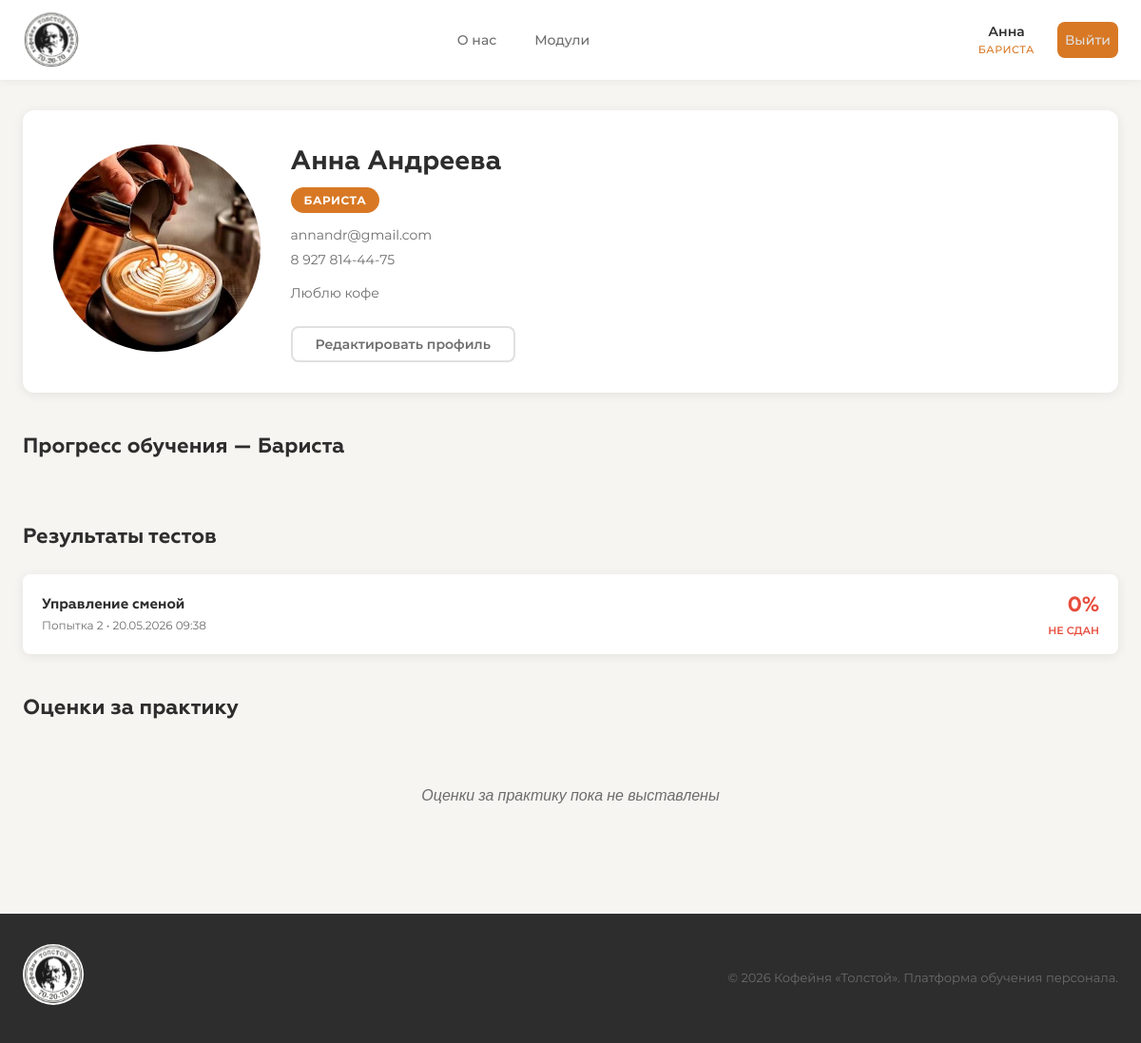
The page /accounts/profile/ (signed in) on the database its author committed.
### accounts/models.py (models this page shows, shortened)
class User(AbstractUser):
    ROLE_CHOICES = [
        ('trainee_barista', 'Стажёр-бариста'),
        ('barista', 'Бариста'),
        ('senior_barista', 'Старший бариста'),
        ('cook', 'Повар'),
        ('manager', 'Менеджер'),
        ('admin', 'Администратор'),
    ]
    role = models.CharField(
        max_length=20,
        choices=ROLE_CHOICES,
        default='trainee_barista',
        verbose_name='Роль'
    )
    must_change_password = models.BooleanField(
        default=True,
        verbose_name='Требуется смена пароля'
    )
    avatar = models.ImageField(
        upload_to='avatars/',
        blank=True,
        null=True,
        verbose_name='Аватар'
    )
    phone = models.CharField(
        max_length=20,
        blank=True,
        verbose_name='Телефон'
    )
    bio = models.TextField(
        blank=True,
        verbose_name='О себе'
    )
    date_hired = models.DateField(
        blank=True,
        null=True,
        verbose_name='Дата приёма на работу'
    )
    class Meta:
        verbose_name = 'Пользователь'
        verbose_name_plural = 'Пользователи'
    @property
    def is_admin(self):
        return self.role == 'admin' or self.is_superuser
    def get_role_display_short(self):
        role_map = {
            'trainee_barista': 'Стажёр',
            'barista': 'Бариста',
            'senior_barista': 'Ст. бариста',
            'cook': 'Повар',
            'manager': 'Менеджер',
            'admin': 'Админ',
        }
        return role_map.get(self.role, self.role)

### training/models.py (models this page shows, shortened)
class Program(models.Model):
    ROLE_CHOICES = [
        ('trainee_barista', 'Стажёр-бариста'),
        ('barista', 'Бариста'),
        ('senior_barista', 'Старший бариста'),
        ('cook', 'Повар'),
        ('manager', 'Менеджер'),
    ]
    name = models.CharField(max_length=200, verbose_name='Название программы')
    role = models.CharField(
        max_length=20,
        choices=ROLE_CHOICES,
        unique=True,
        verbose_name='Роль'
    )
    description = models.TextField(blank=True, verbose_name='Описание')
    image = models.ImageField(
        upload_to='programs/',
        blank=True,
        null=True,
        verbose_name='Изображение'
    )
    order = models.PositiveIntegerField(default=0, verbose_name='Номер программы')
    created_at = models.DateTimeField(auto_now_add=True, verbose_name='Дата создания')
    class Meta:
        verbose_name = 'Программа обучения'
        verbose_name_plural = 'Программы обучения'
        ordering = ['order', '-created_at']

### testing/models.py (models this page shows, shortened)
class TestAttempt(models.Model):
    user = models.ForeignKey(
        settings.AUTH_USER_MODEL,
        on_delete=models.CASCADE,
        related_name='test_attempts',
        verbose_name='Пользователь'
    )
    test = models.ForeignKey(
        Test,
        on_delete=models.CASCADE,
        related_name='attempts',
        verbose_name='Тест'
    )
    attempt_number = models.PositiveIntegerField(
        default=1,
        verbose_name='Номер попытки'
    )
    score = models.FloatField(default=0, verbose_name='Результат (%)')
    total_questions = models.PositiveIntegerField(default=0, verbose_name='Всего вопросов')
    correct_answers = models.PositiveIntegerField(default=0, verbose_name='Правильных ответов')
    is_passed = models.BooleanField(default=False, verbose_name='Сдан')
    is_completed = models.BooleanField(default=False, verbose_name='Завершён')
    started_at = models.DateTimeField(auto_now_add=True, verbose_name='Начало')
    completed_at = models.DateTimeField(
        blank=True, null=True, verbose_name='Завершение'
    )
    locked_until = models.DateTimeField(
        blank=True, null=True, verbose_name='Заблокирован до'
    )
    class Meta:
        verbose_name = 'Попытка теста'
        verbose_name_plural = 'Попытки тестов'
        ordering = ['-started_at']

class Test(models.Model):
    module = models.OneToOneField(
        Module,
        on_delete=models.CASCADE,
        related_name='test',
        verbose_name='Модуль'
    )
    title = models.CharField(max_length=200, verbose_name='Название теста')
    description = models.TextField(blank=True, verbose_name='Описание')
    time_limit_minutes = models.PositiveIntegerField(
        default=30,
        verbose_name='Лимит времени (минуты)'
    )
    created_at = models.DateTimeField(auto_now_add=True)
    class Meta:
        verbose_name = 'Тест'
        verbose_name_plural = 'Тесты'

### accounts/views.py (the view)
# urls.py: path('profile/', views.profile_view, name='profile'),
@login_required
def profile_view(request):
    user = request.user
    if user.is_admin:
        return _admin_profile(request)
    program = Program.objects.filter(role=user.role).first()
    modules = []
    if program:
        for module in program.modules.all().order_by('order'):
            total_lessons = module.lessons.count()
            completed_lessons = LessonProgress.objects.filter(
                user=user, lesson__module=module, completed=True
            ).count()
            percent = int((completed_lessons / total_lessons * 100)) if total_lessons > 0 else 0
            modules.append({
                'module': module,
                'total': total_lessons,
                'completed': completed_lessons,
                'percent': percent,
            })
    recent_tests = TestAttempt.objects.filter(user=user).order_by('-started_at')[:5]
    all_tests = TestAttempt.objects.filter(user=user).order_by('-started_at')
    practice_grades = PracticeGrade.objects.filter(user=user).order_by('-graded_at')
    context = {
        'program': program,
        'modules': modules,
        'recent_tests': recent_tests,
        'all_tests': all_tests,
        'practice_grades': practice_grades,
    }
    return render(request, 'accounts/profile.html', context)

### accounts/templates/accounts/profile.html (shortened to what this page needs)
{% extends "base.html" %}
{% load static %}
{% block content %}
<div class="container">
    <div class="profile-header">
        <div class="profile-avatar-section">
            {% if user.avatar %}
            <img src="{{ user.avatar.url }}" alt="Аватар" class="profile-avatar">
            {% else %}
            <div class="profile-avatar-placeholder">
                {{ user.first_name|first }}{{ user.last_name|first }}
            </div>
            {% endif %}
        </div>
        <div class="profile-info">
            <h1 class="profile-name">{{ user.get_full_name|default:user.username }}</h1>
            <span class="profile-role-badge">{{ user.get_role_display }}</span>
            {% if user.email %}<p class="profile-detail">{{ user.email }}</p>{% endif %}
            {% if user.phone %}<p class="profile-detail">{{ user.phone }}</p>{% endif %}
            {% if user.bio %}<p class="profile-bio">{{ user.bio }}</p>{% endif %}
            <a href="{% url 'accounts:profile_edit' %}" class="btn btn-outline">Редактировать профиль</a>
        </div>
    </div>
    {% if program %}
    <section class="profile-section">
        <h2 class="section-title">Прогресс обучения — {{ program.name }}</h2>
    </section>
    {% endif %}
    <section class="profile-section">
        <h2 class="section-title">Результаты тестов</h2>
        {% if recent_tests %}
        <div class="tests-list">
            {% for attempt in recent_tests %}
            <div class="test-result-card {% if attempt.is_passed %}passed{% else %}failed{% endif %}">
                <div class="test-result-info">
                    <h4>{{ attempt.test.title }}</h4>
                    <p>Попытка {{ attempt.attempt_number }} • {{ attempt.started_at|date:"d.m.Y H:i" }}</p>
                </div>
                <div class="test-result-score">
                    <span class="score-value">{{ attempt.score|floatformat:0 }}%</span>
                    <span class="score-label">{% if attempt.is_passed %}Сдан{% else %}Не сдан{% endif %}</span>
                </div>
            </div>
            {% endfor %}
        </div>
        {% else %}
        <p class="empty-text">Тесты ещё не пройдены</p>
        {% endif %}
    </section>
    <section class="profile-section">
        <h2 class="section-title">Оценки за практику</h2>
        {% if practice_grades %}
        <div class="grades-grid">
            {% for pg in practice_grades %}
            <div class="grade-card">
                <h4>{{ pg.lesson.title }}</h4>
                <div class="grade-value">{{ pg.grade }}<span class="grade-max">/10</span></div>
                {% if pg.comment %}<p class="grade-comment">{{ pg.comment }}</p>{% endif %}
                <p class="grade-date">{{ pg.graded_at|date:"d.m.Y" }}</p>
            </div>
            {% endfor %}
        </div>
        {% else %}
        <p class="empty-text">Оценки за практику пока не выставлены</p>
        {% endif %}
    </section>
</div>
{% endblock %}

### templates/base.html (shortened to what this page needs)
{% load static %}
<!DOCTYPE html>
<html lang="ru">
<head>
    <link rel="stylesheet" href="{% static 'css/style.css' %}">
</head>
<body>
    {% if user.is_authenticated and not user.must_change_password or user.is_admin %}
    <nav class="navbar">
        <div class="nav-container">
            <a href="{% url 'training:about' %}" class="nav-logo">
                <img src="{% static "images/logo.svg" %}" class="logo-img">
            </a>
            <div class="nav-links" id="nav-links">
                <a href="{% url 'training:about' %}" class="nav-link {% if request.resolver_match.url_name == 'about' %}active{% endif %}">
                    О нас
                </a>
                <a href="{% url 'training:modules' %}" class="nav-link {% if 'modules' in request.path or 'lessons' in request.path %}active{% endif %}">
                    Модули
                </a>
            </div>
            <div class="nav-user" id="nav-user">
                <a href="{% url 'accounts:profile' %}" class="user-btn">
                    <span class="user-name">{{ user.first_name|default:user.username }}</span>
                    <span class="user-role">{{ user.get_role_display_short }}</span>
                </a>
                <a href="{% url 'accounts:logout' %}" class="logout-btn" title="Выйти">
                    Выйти
                </a>
            </div>
        </div>
    </nav>
    {% endif %}
    <main class="main-content">
        {% block content %}{% endblock %}
    </main>
    {% if user.is_authenticated and not user.must_change_password or user.is_admin %}
    <footer class="footer">
        <div class="footer-container">
            <div class="footer-brand">
                <img src="{% static "images/logo.svg" %}" class="logo-img-footer">
            </div>
            <p class="footer-text">© 2026 Кофейня «Толстой». Платформа обучения персонала.</p>
        </div>
    </footer>
    {% endif %}
</body>
</html>

### rows shown on the page
User: first_name "Анна", get_role_display_short "БАРИСТА", avatar (picture), get_full_name "Анна Андреева", role "БАРИСТА", email "annandr@gmail.com", phone "8 927 814-44-75", bio "Люблю кофе"
Program: name "Бариста"
TestAttempt: test "Управление сменой", attempt_number "2", started_at "20.05.2026 09:38", score "0", is_passed "НЕ СДАН"
